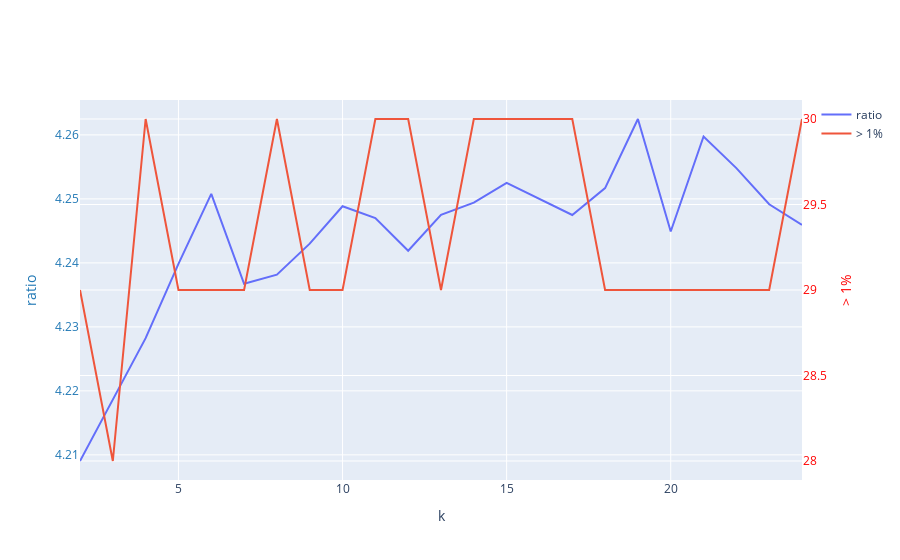

The notebook cell saved with this chart:
### Code cell
fig = go.Figure()
#mutation prob = 0.1, pop size 100
fig.add_trace(go.Scatter(x=df_k['k'], y=df_k['ratio'], name="ratio", yaxis="y1"))
fig.add_trace(go.Scatter(x=df_k['k'], y=df_k['> 1%'], name="> 1%", yaxis="y2"))
fig.update_layout(
    xaxis=dict(title='k'),
    yaxis=dict(
        title="ratio",
        titlefont=dict(
            color="#1f77b4"
        ),
        tickfont=dict(
            color="#1f77b4"
        )
    ),
    yaxis2=dict(
        title="> 1%",
        titlefont=dict(
            color="red"
        ),
        tickfont=dict(
            color="red"
        ),
        anchor="free",
        overlaying="y",
        side="right",
        position=1
    ))
fig.show()

### Figure 1 — Plotly figure (JSON) as saved in the notebook; plotly's stock layout.template omitted (floating-point values rounded to 4 significant figures)
{"data": [{"name": "ratio", "type": "scatter", "x": [2, 3, 4, 5, 6, 7, 8, 9, 10, 11, 12, 13, 14, 15, 16, 17, 18, 19, 20, 21, 22, 23, 24], "y": [4.209, 4.219, 4.228, 4.24, 4.251, 4.237, 4.238, 4.243, 4.249, 4.247, 4.242, 4.248, 4.249, 4.253, 4.25, 4.247, 4.252, 4.262, 4.245, 4.26, 4.255, 4.249, 4.246], "yaxis": "y"}, {"name": "> 1%", "type": "scatter", "x": [2, 3, 4, 5, 6, 7, 8, 9, 10, 11, 12, 13, 14, 15, 16, 17, 18, 19, 20, 21, 22, 23, 24], "y": [29, 28, 30, 29, 29, 29, 30, 29, 29, 30, 30, 29, 30, 30, 30, 30, 29, 29, 29, 29, 29, 29, 30], "yaxis": "y2"}], "layout": {"xaxis": {"title": {"text": "k"}}, "yaxis": {"tickfont": {"color": "#1f77b4"}, "title": {"font": {"color": "#1f77b4"}, "text": "ratio"}}, "yaxis2": {"anchor": "free", "overlaying": "y", "position": 1, "side": "right", "tickfont": {"color": "red"}, "title": {"font": {"color": "red"}, "text": "> 1%"}}}}
